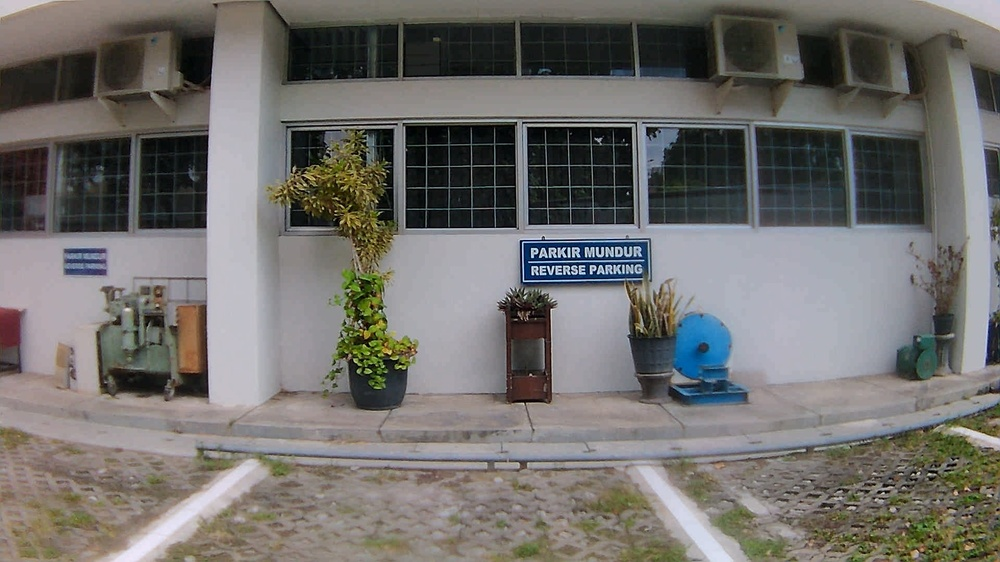
#> input picture real-time-video/assets/raw/1a.jpg, 1000 x 562 px, shrunk from 1920 x 1080 before the run, found by its file name
$ python img-stitch-lowe.py
#> lines starting #> are read from the running program, lines starting #| are printed output that depends on the picture; pictures that were not available may be replaced by others from this repository, and a replacement may not be noted
import cv2
import numpy as np

def stitch_images_homography(image1_path, image2_path, output_path="stitched_image.jpg"):
#> called with image1_path = '1a.jpg', image2_path = '1b.jpg', output_path = 'stitched_image.jpg'
    img1 = cv2.imread(image1_path)
#> img1 is the input picture: shape (562, 1000, 3); mean B, G, R 108, 110.9, 112.9
    img2 = cv2.imread(image2_path)
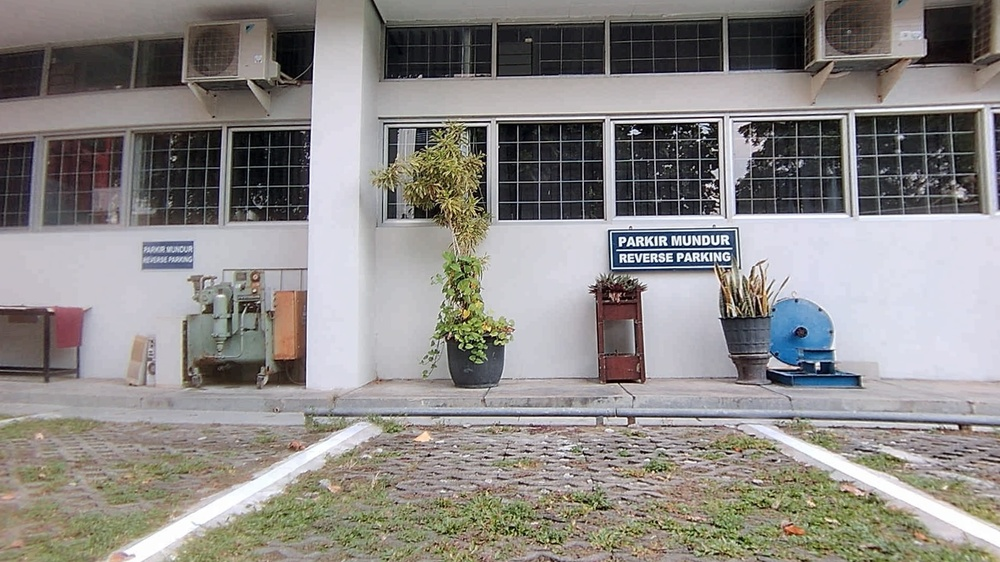
#> input picture real-time-video/assets/left-pic.jpg, 1000 x 562 px, shrunk from 1920 x 1080 before the run, given in place of 1b.jpg, which was not available
#> img2 is the input picture: shape (562, 1000, 3); mean B, G, R 134.2, 136.7, 140.1

    if img1 is None or img2 is None:
        print("Error loading images.")
        return

    gray1 = cv2.cvtColor(img1, cv2.COLOR_BGR2GRAY)
    gray2 = cv2.cvtColor(img2, cv2.COLOR_BGR2GRAY)
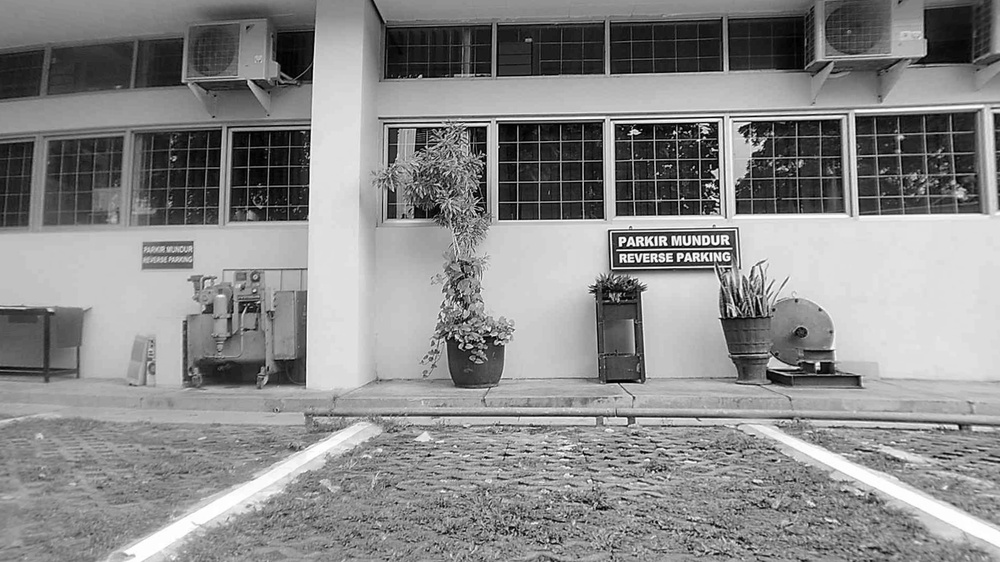
#> gray2: shape (562, 1000); min 0, max 255, mean 137.5

    orb = cv2.ORB_create()
    kp1, des1 = orb.detectAndCompute(gray1, None)
#> kp1 = 500 keypoints; strongest (x, y, size): (550, 268, 31), (548, 266, 31), (534, 251, 31), (549, 257, 31)
    kp2, des2 = orb.detectAndCompute(gray2, None)
#> kp2 = 500 keypoints; strongest (x, y, size): (693, 253, 31), (655, 245, 31), (651, 245, 31), (624, 239, 31)

    img1_kp = cv2.drawKeypoints(img1, kp1, None, color=(0, 255, 0))
    img2_kp = cv2.drawKeypoints(img2, kp2, None, color=(0, 255, 0))

    cv2.imshow("Image 1 - Keypoints", img1_kp)
    cv2.imshow("Image 2 - Keypoints", img2_kp)
    cv2.waitKey(0)

    bf = cv2.BFMatcher(cv2.NORM_HAMMING)
    matches = bf.knnMatch(des1, des2, k=2)
#> matches = 500 matches

    good_matches = []
    ratio_thresh = 0.75
    for m, n in matches:
        if m.distance < ratio_thresh * n.distance:
            good_matches.append(m)
#> after the loop, good_matches = 116 matches

    print(f"Number of good matches after Lowe's ratio test: {len(good_matches)}")
#| Number of good matches after Lowe's ratio test: 116

    img_matches = cv2.drawMatches(img1, kp1, img2, kp2, good_matches, None, flags=cv2.DrawMatchesFlags_NOT_DRAW_SINGLE_POINTS)
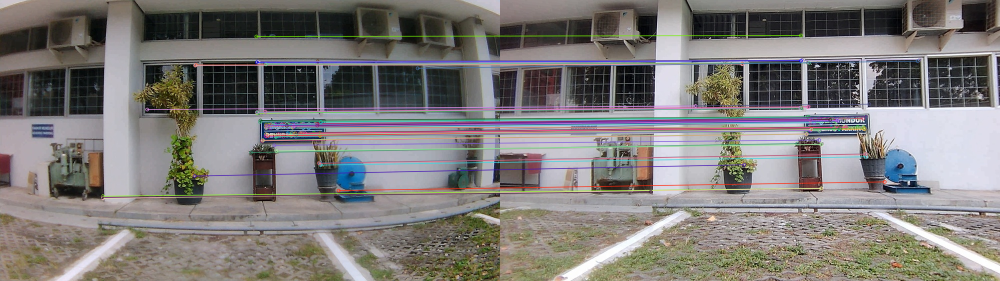
#> img_matches: shape (562, 2000, 3) (shown at 1/2 size); mean B, G, R 121, 123.1, 126.4
    cv2.imshow("Good Matches after Lowe's Ratio Test", img_matches)
    cv2.waitKey(0)

    if len(good_matches) >= 4:
        src_pts = np.float32([kp1[m.queryIdx].pt for m in good_matches]).reshape(-1, 1, 2)
#> src_pts = 116 rows, first 8: [525, 281], [591, 273], [566, 273], [575, 255], [551, 273], [534, 251], [537, 249], [606, 266]
        dst_pts = np.float32([kp2[m.trainIdx].pt for m in good_matches]).reshape(-1, 1, 2)
#> dst_pts = 116 rows, first 8: [612, 268], [638, 261], [638, 261], [662, 243], [638, 261], [622, 239], [624, 239], [693, 253]

        H, mask = cv2.findHomography(dst_pts, src_pts, cv2.RANSAC, 5.0)
#> H = [[1.22, 0.033, -167.5], [0.0483, 1.2, -36.31], [0.000163, 6.92e-05, 1]]; mask = 116 values, max 1 at index 0, min 0 at index 1, mean 0.793

        height, width = img1.shape[:2]
#> height = 562; width = 1000
        stitched_width = img1.shape[1] + img2.shape[1]
#> stitched_width = 2000
        canvas = np.zeros((height, stitched_width, 3), dtype=np.uint8)

        canvas[0:img1.shape[0], 0:img1.shape[1]] = img1
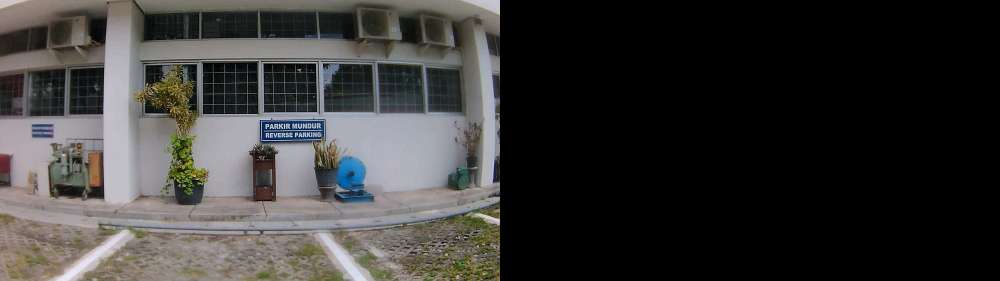
#> canvas: shape (562, 2000, 3) (shown at 1/2 size); mean B, G, R 54, 55.4, 56.4

        warped_img2 = cv2.warpPerspective(img2, H, (stitched_width, height))

        overlap_mask = np.zeros_like(canvas, dtype=np.uint8)
        overlap_mask[0:img1.shape[0], 0:img1.shape[1]] = 1

        alpha = 0.5
        overlap_area = (overlap_mask & (warped_img2 > 0)).astype(np.uint8)
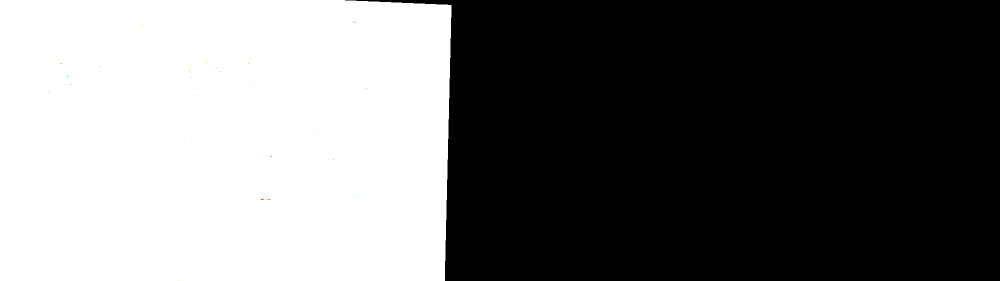
#> overlap_area: shape (562, 2000, 3) (shown at 1/2 size); mean B, G, R 0.447, 0.447, 0.447; drawn with 1 as white
        blended_region = cv2.addWeighted(canvas, alpha, warped_img2, 1 - alpha, 0)

        non_overlap_region = np.where(warped_img2 > 0, warped_img2, canvas)
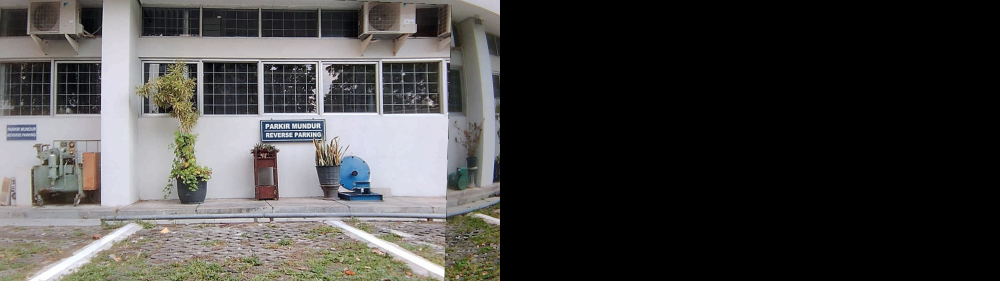
#> non_overlap_region: shape (562, 2000, 3) (shown at 1/2 size); mean B, G, R 66, 67.1, 68.3

        final_stitched = np.where(overlap_area, blended_region, non_overlap_region)
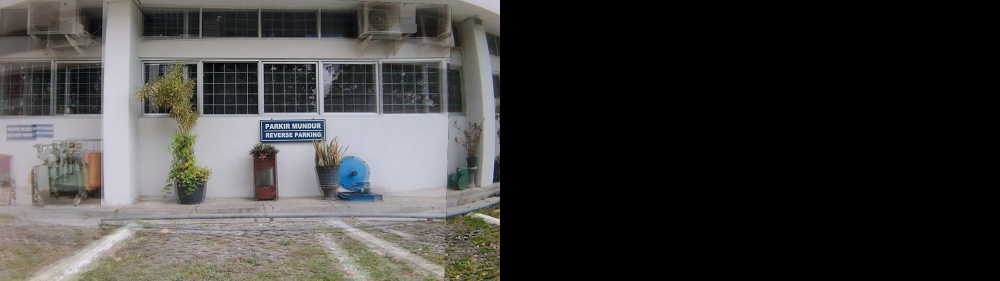
#> final_stitched: shape (562, 2000, 3) (shown at 1/2 size); mean B, G, R 60, 61.3, 62.4

        cv2.imshow("Stitched Image", final_stitched)
        cv2.imwrite(output_path, final_stitched)
        print(f"Stitched image saved as {output_path}")
        cv2.waitKey(0)
    else:
        print("Not enough good matches to compute a reliable homography.")

    cv2.destroyAllWindows()

if __name__ == "__main__":
    image1_path = "1a.jpg"  # Left image
    image2_path = "1b.jpg"  # Right image

    stitch_images_homography(image1_path, image2_path)
